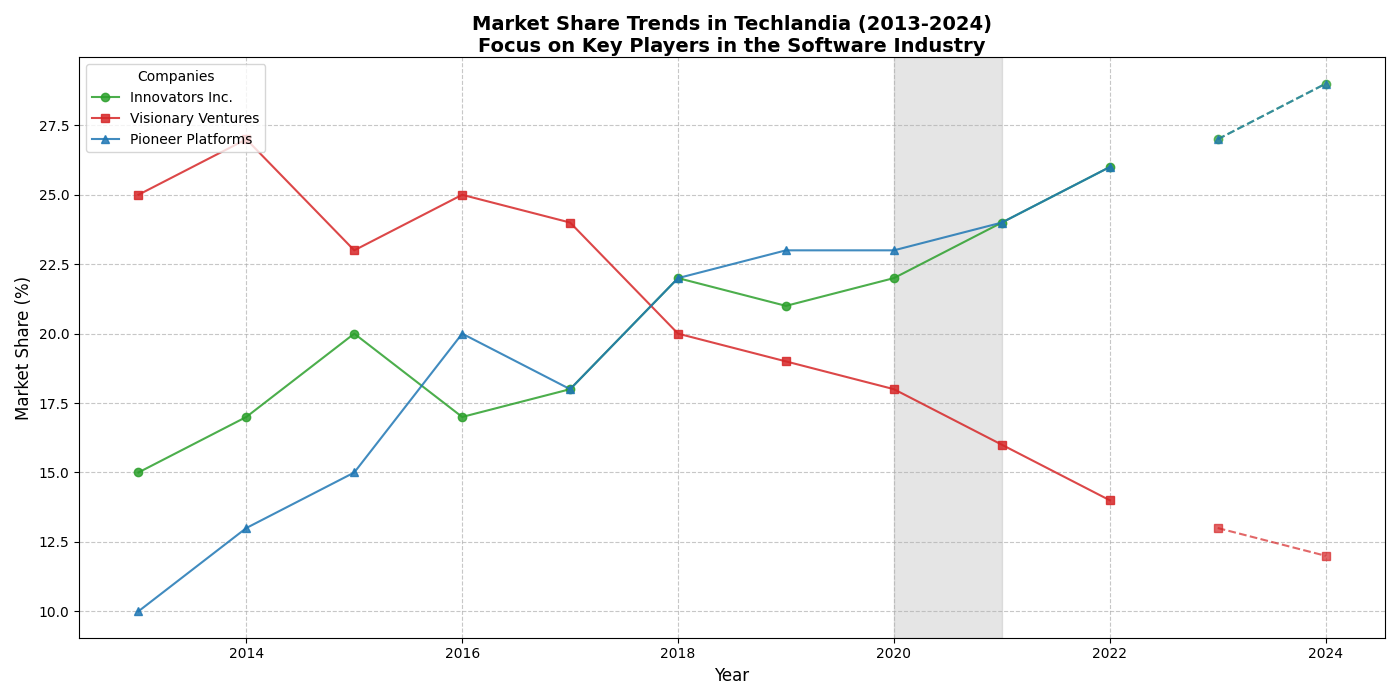

Python code for this plot:
import matplotlib.pyplot as plt
import numpy as np

# Define the years
years = np.arange(2013, 2023)

# Market share data for each company (in percentage)
market_share_innovators = np.array([15, 17, 20, 17, 18, 22, 21, 22, 24, 26])
market_share_visionary = np.array([25, 27, 23, 25, 24, 20, 19, 18, 16, 14])
market_share_pioneer = np.array([10, 13, 15, 20, 18, 22, 23, 23, 24, 26])

# Forecasting future market shares for each company
forecast_years = np.array([2023, 2024])
forecast_innovators = np.array([27, 29])
forecast_visionary = np.array([13, 12])
forecast_pioneer = np.array([27, 29])

# Combine real data with forecasting data
all_years = np.concatenate([years, forecast_years])
all_innovators = np.concatenate([market_share_innovators, forecast_innovators])
all_visionary = np.concatenate([market_share_visionary, forecast_visionary])
all_pioneer = np.concatenate([market_share_pioneer, forecast_pioneer])

# Plotting
fig, ax = plt.subplots(figsize=(14, 7))

# Plot actual market share data with shuffled colors
ax.plot(years, market_share_innovators, label='Innovators Inc.', marker='o', linestyle='-', color='tab:green', alpha=0.85)
ax.plot(years, market_share_visionary, label='Visionary Ventures', marker='s', linestyle='-', color='tab:red', alpha=0.85)
ax.plot(years, market_share_pioneer, label='Pioneer Platforms', marker='^', linestyle='-', color='tab:blue', alpha=0.85)

# Plot forecast market share data with a dashed style and shuffled colors
ax.plot(forecast_years, forecast_innovators, marker='o', linestyle='--', color='tab:green', alpha=0.7)
ax.plot(forecast_years, forecast_visionary, marker='s', linestyle='--', color='tab:red', alpha=0.7)
ax.plot(forecast_years, forecast_pioneer, marker='^', linestyle='--', color='tab:blue', alpha=0.7)

# Customize chart
ax.set_xlabel('Year', fontsize=12)
ax.set_ylabel('Market Share (%)', fontsize=12)
ax.set_title('Market Share Trends in Techlandia (2013-2024)\nFocus on Key Players in the Software Industry', fontsize=14, fontweight='bold', loc='center', wrap=True)
ax.grid(True, linestyle='--', alpha=0.7)
ax.legend(title='Companies', loc='upper left', fontsize=10)

# Highlight COVID-19 period (2020-2021) with a vertical shading
ax.axvspan(2020, 2021, color='gray', alpha=0.2, label='COVID-19 Impact Period')

# Automatically adjust layout to prevent overlap
plt.tight_layout()

# Display the plot
plt.show()
